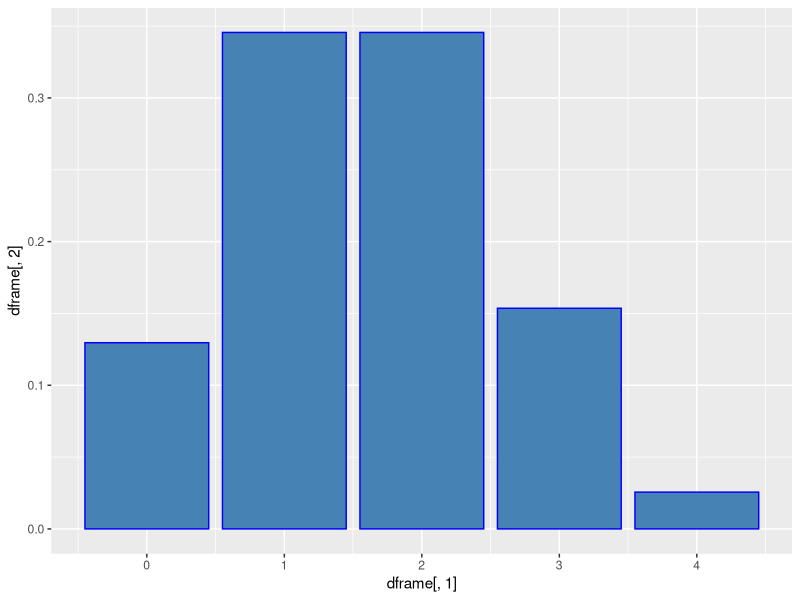
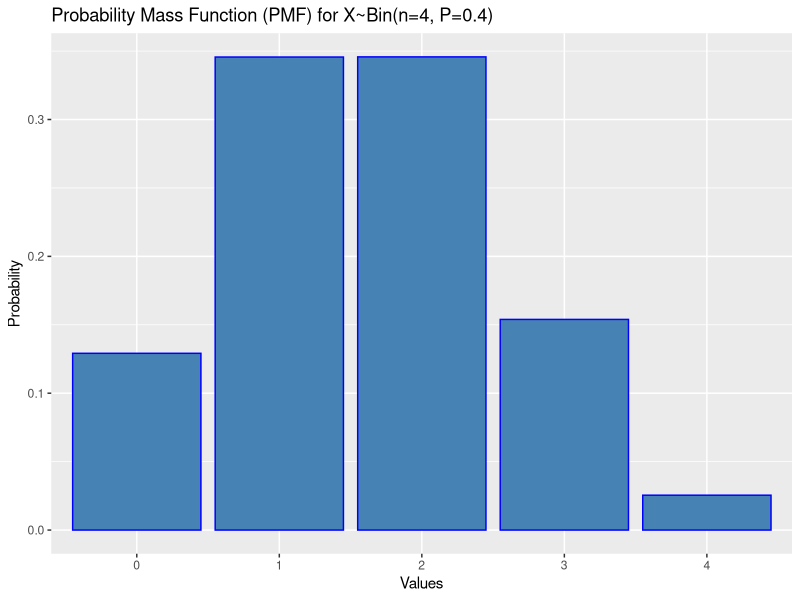
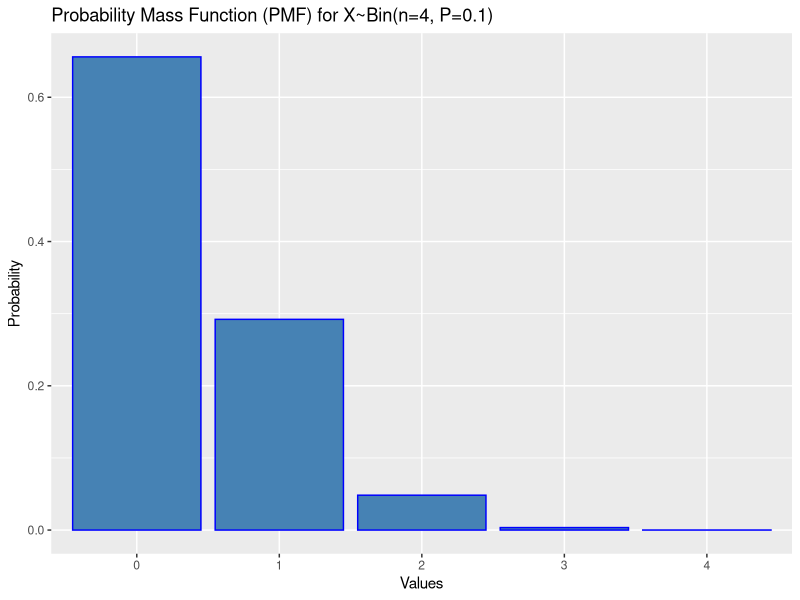
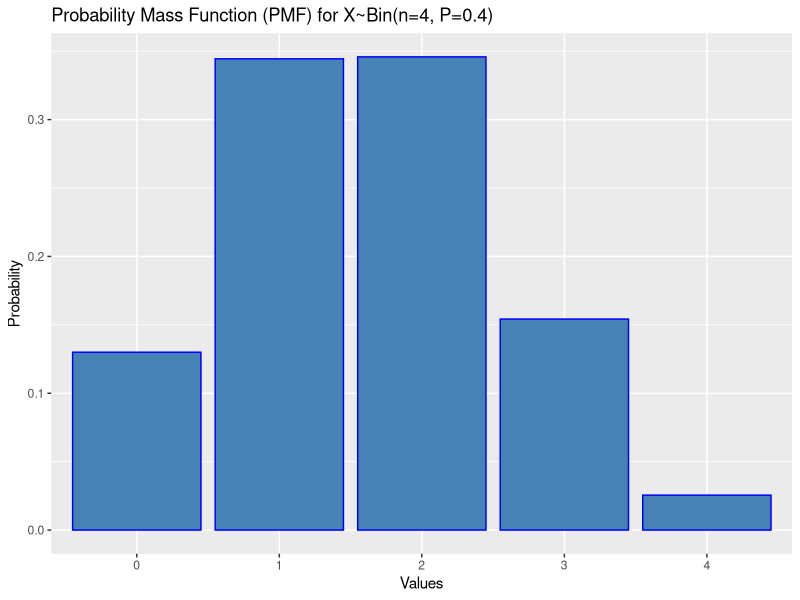
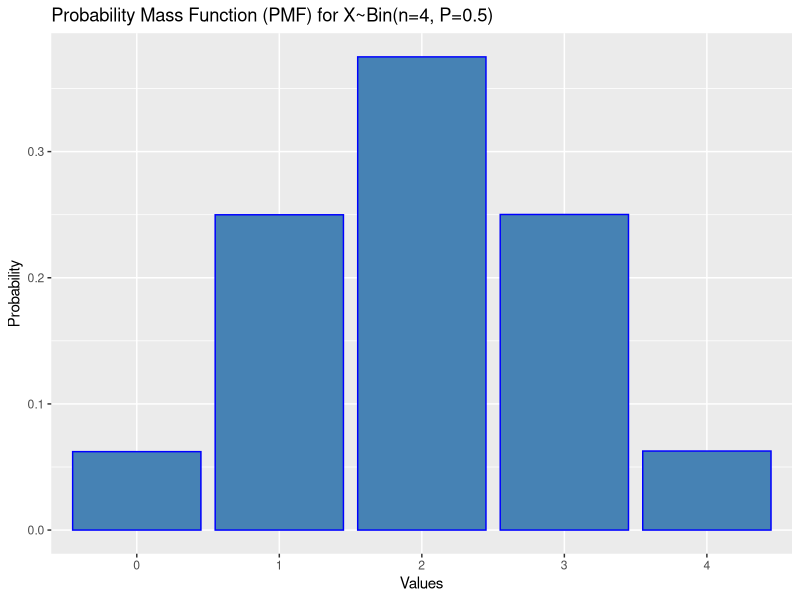
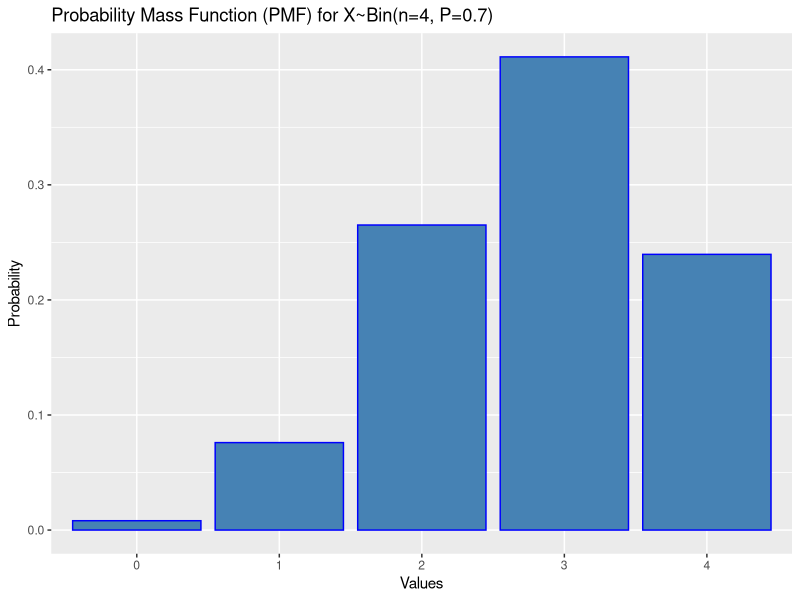
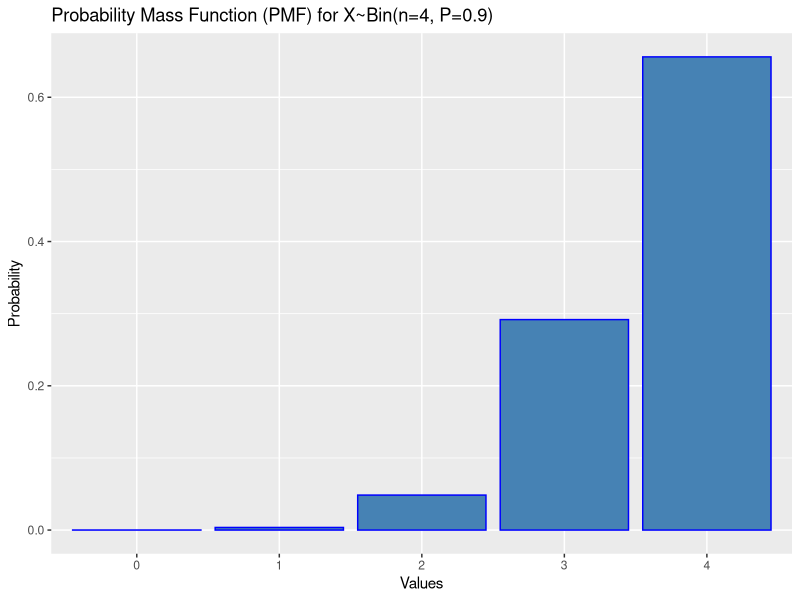
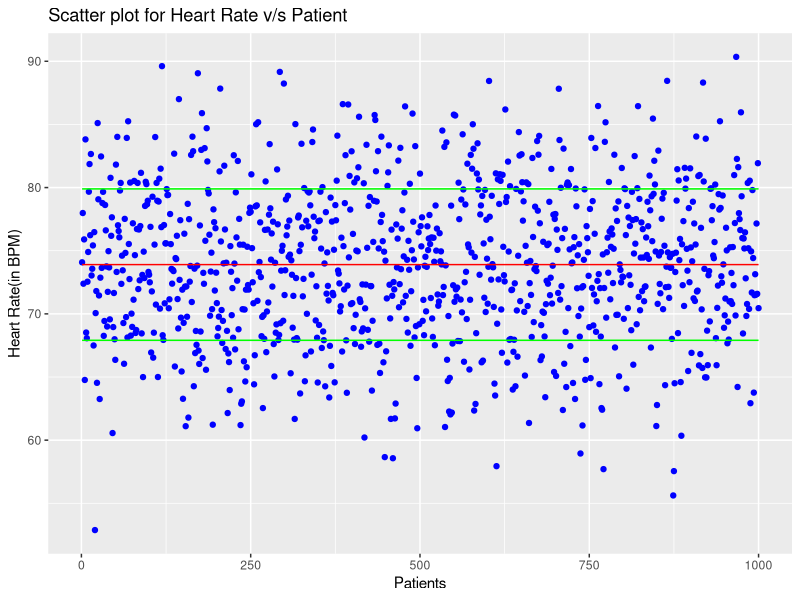

These charts were generated, in order, by the following R code:
## ---- chunk 1
knitr::opts_chunk$set(echo = TRUE)
## ---- chunk 2
n = 4
p = 4/10
j = 2
dbinom(j, n, p) #PMF
sum(dbinom(c(0:2),n,p))
pbinom(j,n,p) #CDF
1 - pbinom(1,n,p) #P(X>=2)
## ---- chunk 3
nsims = 10e5
n = 4
p = 4/10
j = 2
simdata = rbinom(nsims, n, p)
mean(simdata==2)
mean(simdata<=2)
mean(simdata>=2)
## ---- chunk 4
library(ggplot2)
## ---- chunk 5
datamat = matrix(nrow = 5, ncol = 2, c(0, dbinom(0, n, p), 1, dbinom(1, n, p), 2, dbinom(2, n, p), 3, dbinom(3, n, p), 4, dbinom(4, n, p)), byrow = TRUE)
dframe = data.frame(datamat)
dframe
p1 = ggplot(data = dframe) + geom_col(aes(x = dframe[,1], y = dframe[,2]), color = 'blue', fill = 'steelblue')
p1
## ---- chunk 6
dfBinom = as.data.frame(table(simdata))
colnames(dfBinom) = c('Values', 'Frequency')
dfBinom['Probability'] = dfBinom['Frequency']/nsims
p1 = ggplot(data = dfBinom) + geom_col(aes(x = Values, y = Probability), color = 'blue', fill = 'steelblue') + ggtitle("Probability Mass Function (PMF) for X~Bin(n=4, P=0.4)")
p1
## ---- chunk 7
simdata = rbinom(nsims, n, 0.1)
dfBinom = as.data.frame(table(simdata))
colnames(dfBinom) = c('Values', 'Frequency')
dfBinom['Probability'] = dfBinom['Frequency']/nsims
p11 = ggplot(data = dfBinom) + geom_col(aes(x = Values, y = Probability), color = 'blue', fill = 'steelblue') + ggtitle("Probability Mass Function (PMF) for X~Bin(n=4, P=0.1)")
p11

simdata = rbinom(nsims, n, 0.4)
dfBinom = as.data.frame(table(simdata))
colnames(dfBinom) = c('Values', 'Frequency')
dfBinom['Probability'] = dfBinom['Frequency']/nsims
p12 = ggplot(data = dfBinom) + geom_col(aes(x = Values, y = Probability), color = 'blue', fill = 'steelblue') + ggtitle("Probability Mass Function (PMF) for X~Bin(n=4, P=0.4)")
p12

simdata = rbinom(nsims, n, 0.5)
dfBinom = as.data.frame(table(simdata))
colnames(dfBinom) = c('Values', 'Frequency')
dfBinom['Probability'] = dfBinom['Frequency']/nsims
p13 = ggplot(data = dfBinom) + geom_col(aes(x = Values, y = Probability), color = 'blue', fill = 'steelblue') + ggtitle("Probability Mass Function (PMF) for X~Bin(n=4, P=0.5)")
p13

simdata = rbinom(nsims, n, 0.7)
dfBinom = as.data.frame(table(simdata))
colnames(dfBinom) = c('Values', 'Frequency')
dfBinom['Probability'] = dfBinom['Frequency']/nsims
p15 = ggplot(data = dfBinom) + geom_col(aes(x = Values, y = Probability), color = 'blue', fill = 'steelblue') + ggtitle("Probability Mass Function (PMF) for X~Bin(n=4, P=0.7)")
p15

simdata = rbinom(nsims, n, 0.9)
dfBinom = as.data.frame(table(simdata))
colnames(dfBinom) = c('Values', 'Frequency')
dfBinom['Probability'] = dfBinom['Frequency']/nsims
p14 = ggplot(data = dfBinom) + geom_col(aes(x = Values, y = Probability), color = 'blue', fill = 'steelblue') + ggtitle("Probability Mass Function (PMF) for X~Bin(n=4, P=0.9)")
p14
## ---- chunk 8
mean(simdata) #long run average of simulated values of random variable, also called the expected value
#simdata - mean(simdata) #mean centered simulated values
mean((simdata - mean(simdata))^2) #variance
sqrt(mean((simdata - mean(simdata))^2)) #SD
## ---- chunk 9
nsimulations = 1000
simulatedData = rnorm(nsimulations, mean = 74, sd = 6)
#print(simulatedData)
mean(simulatedData) #Expected value
mean((simulatedData - mean(simulatedData))^2) #Variance
sdev = sqrt(mean((simulatedData - mean(simulatedData))^2)) #SD
## ---- chunk 10
#Component Plot
heart_rates = data.frame(nsimulations, simulatedData)
colnames(heart_rates) = c('NumberofPatients', 'Heartrate')
heart_rates
p = ggplot(data = heart_rates) + geom_point(aes(x = c(1:1000), y = Heartrate), color = 'blue') +labs(x = 'Patients', y = 'Heart Rate(in BPM)') + ggtitle("Scatter plot for Heart Rate v/s Patient") + geom_line(aes(x = c(1:1000), y = mean(simulatedData)), color = 'red') + geom_line(aes(x = c(1:1000), y = mean(simulatedData)+sdev), color = 'green') + geom_line(aes(x = c(1:1000), y = mean(simulatedData)-sdev), color = 'green')
p
## ---- chunk 11
((mean(simulatedData)+sdev)+(mean(simulatedData)-sdev))/2
## ---- chunk 12
mean(abs(simulatedData - mean(simulatedData)) <= sd(simulatedData))
## ---- chunk 13
n=4
p=0.4
j = c(0:n)
p = dbinom(j, n, p)
p
j * p #Hadamard Product
sum(j*p) 
j %*% p #Dot Product
## ---- chunk 14
1 - ((0.99)^20) - choose(20,1)*(0.01)*((0.99)^19)
## ---- chunk 15
x = c('A', 'A', 'B', 'B', 'A', 'C', 'A', 'C')
grepl('B', x)
unique(x)
length(x)
ceiling(1.3)
